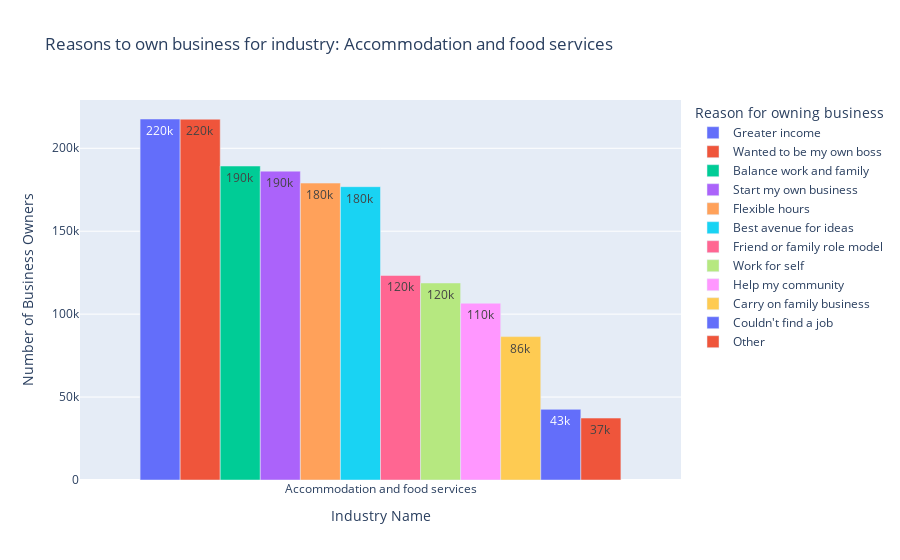
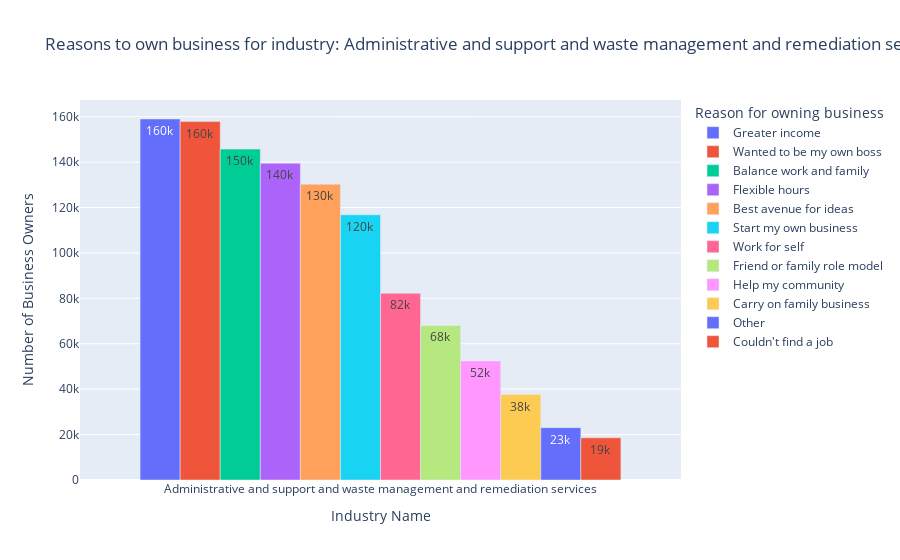
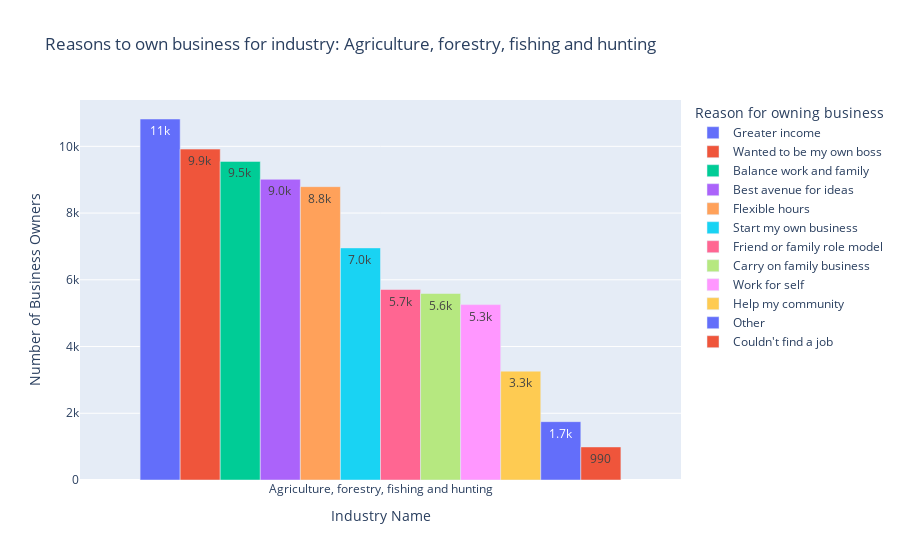
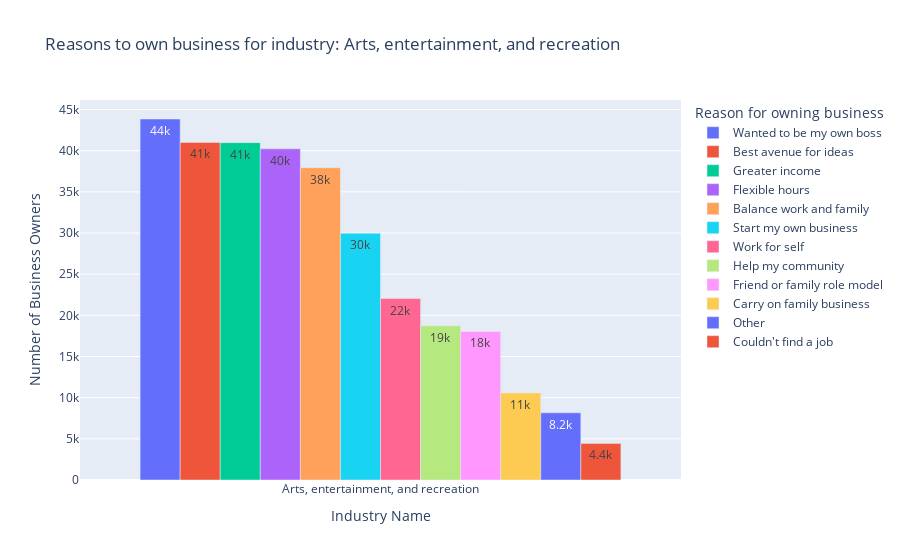

Notebook source saved alongside these figures, in order:
### Code cell
#plot each industry as its own bar chart
cols = df.columns
print(type(cols))

cols_list = [x for x in cols]

for i in df.index:
    tempdf = df[df.index == i]
    #print(type(tempdf))
    tempdf=tempdf.sort_values(by=i,axis=1,ascending=False)
    #print(tempdf)
    fig = px.bar(tempdf, title=f"Reasons to own business for industry: {i}",text_auto = '.2s',barmode='group', 
                 labels={"NAICS2017_LABEL":"Industry Name", "OWNCHAR_LABEL":"Reason for owning business","value":"Number of Business Owners"})
    # fig.update_layout(barmode='group', xaxis={'categoryorder':'total descending'})
    fig.show()

### Figure 1 — Plotly figure (JSON) as saved in the notebook; plotly's stock layout.template omitted (floating-point values rounded to 4 significant figures)
{"data": [{"alignmentgroup": "True", "hovertemplate": "Reason for owning business=Greater income<br>Industry Name=%{x}<br>Number of Business Owners=%{y}<extra></extra>", "legendgroup": "Greater income", "marker": {"color": "#636efa", "pattern": {"shape": ""}}, "name": "Greater income", "offsetgroup": "Greater income", "orientation": "v", "showlegend": true, "textposition": "auto", "texttemplate": "%{y:.2s}", "type": "bar", "x": ["Accommodation and food services"], "xaxis": "x", "y": [217657], "yaxis": "y"}, {"alignmentgroup": "True", "hovertemplate": "Reason for owning business=Wanted to be my own boss<br>Industry Name=%{x}<br>Number of Business Owners=%{y}<extra></extra>", "legendgroup": "Wanted to be my own boss", "marker": {"color": "#EF553B", "pattern": {"shape": ""}}, "name": "Wanted to be my own boss", "offsetgroup": "Wanted to be my own boss", "orientation": "v", "showlegend": true, "textposition": "auto", "texttemplate": "%{y:.2s}", "type": "bar", "x": ["Accommodation and food services"], "xaxis": "x", "y": [217539], "yaxis": "y"}, {"alignmentgroup": "True", "hovertemplate": "Reason for owning business=Balance work and family<br>Industry Name=%{x}<br>Number of Business Owners=%{y}<extra></extra>", "legendgroup": "Balance work and family", "marker": {"color": "#00cc96", "pattern": {"shape": ""}}, "name": "Balance work and family", "offsetgroup": "Balance work and family", "orientation": "v", "showlegend": true, "textposition": "auto", "texttemplate": "%{y:.2s}", "type": "bar", "x": ["Accommodation and food services"], "xaxis": "x", "y": [189302], "yaxis": "y"}, {"alignmentgroup": "True", "hovertemplate": "Reason for owning business=Start my own business<br>Industry Name=%{x}<br>Number of Business Owners=%{y}<extra></extra>", "legendgroup": "Start my own business", "marker": {"color": "#ab63fa", "pattern": {"shape": ""}}, "name": "Start my own business", "offsetgroup": "Start my own business", "orientation": "v", "showlegend": true, "textposition": "auto", "texttemplate": "%{y:.2s}", "type": "bar", "x": ["Accommodation and food services"], "xaxis": "x", "y": [186227], "yaxis": "y"}, {"alignmentgroup": "True", "hovertemplate": "Reason for owning business=Flexible hours<br>Industry Name=%{x}<br>Number of Business Owners=%{y}<extra></extra>", "legendgroup": "Flexible hours", "marker": {"color": "#FFA15A", "pattern": {"shape": ""}}, "name": "Flexible hours", "offsetgroup": "Flexible hours", "orientation": "v", "showlegend": true, "textposition": "auto", "texttemplate": "%{y:.2s}", "type": "bar", "x": ["Accommodation and food services"], "xaxis": "x", "y": [179016], "yaxis": "y"}, {"alignmentgroup": "True", "hovertemplate": "Reason for owning business=Best avenue for ideas<br>Industry Name=%{x}<br>Number of Business Owners=%{y}<extra></extra>", "legendgroup": "Best avenue for ideas", "marker": {"color": "#19d3f3", "pattern": {"shape": ""}}, "name": "Best avenue for ideas", "offsetgroup": "Best avenue for ideas", "orientation": "v", "showlegend": true, "textposition": "auto", "texttemplate": "%{y:.2s}", "type": "bar", "x": ["Accommodation and food services"], "xaxis": "x", "y": [176850], "yaxis": "y"}, {"alignmentgroup": "True", "hovertemplate": "Reason for owning business=Friend or family role model<br>Industry Name=%{x}<br>Number of Business Owners=%{y}<extra></extra>", "legendgroup": "Friend or family role model", "marker": {"color": "#FF6692", "pattern": {"shape": ""}}, "name": "Friend or family role model", "offsetgroup": "Friend or family role model", "orientation": "v", "showlegend": true, "textposition": "auto", "texttemplate": "%{y:.2s}", "type": "bar", "x": ["Accommodation and food services"], "xaxis": "x", "y": [123323], "yaxis": "y"}, {"alignmentgroup": "True", "hovertemplate": "Reason for owning business=Work for self<br>Industry Name=%{x}<br>Number of Business Owners=%{y}<extra></extra>", "legendgroup": "Work for self", "marker": {"color": "#B6E880", "pattern": {"shape": ""}}, "name": "Work for self", "offsetgroup": "Work for self", "orientation": "v", "showlegend": true, "textposition": "auto", "texttemplate": "%{y:.2s}", "type": "bar", "x": ["Accommodation and food services"], "xaxis": "x", "y": [118796], "yaxis": "y"}, {"alignmentgroup": "True", "hovertemplate": "Reason for owning business=Help my community<br>Industry Name=%{x}<br>Number of Business Owners=%{y}<extra></extra>", "legendgroup": "Help my community", "marker": {"color": "#FF97FF", "pattern": {"shape": ""}}, "name": "Help my community", "offsetgroup": "Help my community", "orientation": "v", "showlegend": true, "textposition": "auto", "texttemplate": "%{y:.2s}", "type": "bar", "x": ["Accommodation and food services"], "xaxis": "x", "y": [106602], "yaxis": "y"}, {"alignmentgroup": "True", "hovertemplate": "Reason for owning business=Carry on family business<br>Industry Name=%{x}<br>Number of Business Owners=%{y}<extra></extra>", "legendgroup": "Carry on family business", "marker": {"color": "#FECB52", "pattern": {"shape": ""}}, "name": "Carry on family business", "offsetgroup": "Carry on family business", "orientation": "v", "showlegend": true, "textposition": "auto", "texttemplate": "%{y:.2s}", "type": "bar", "x": ["Accommodation and food services"], "xaxis": "x", "y": [86454], "yaxis": "y"}, {"alignmentgroup": "True", "hovertemplate": "Reason for owning business=Couldn't find a job<br>Industry Name=%{x}<br>Number of Business Owners=%{y}<extra></extra>", "legendgroup": "Couldn't find a job", "marker": {"color": "#636efa", "pattern": {"shape": ""}}, "name": "Couldn't find a job", "offsetgroup": "Couldn't find a job", "orientation": "v", "showlegend": true, "textposition": "auto", "texttemplate": "%{y:.2s}", "type": "bar", "x": ["Accommodation and food services"], "xaxis": "x", "y": [42601], "yaxis": "y"}, {"alignmentgroup": "True", "hovertemplate": "Reason for owning business=Other<br>Industry Name=%{x}<br>Number of Business Owners=%{y}<extra></extra>", "legendgroup": "Other", "marker": {"color": "#EF553B", "pattern": {"shape": ""}}, "name": "Other", "offsetgroup": "Other", "orientation": "v", "showlegend": true, "textposition": "auto", "texttemplate": "%{y:.2s}", "type": "bar", "x": ["Accommodation and food services"], "xaxis": "x", "y": [37342], "yaxis": "y"}], "layout": {"barmode": "group", "legend": {"title": {"text": "Reason for owning business"}, "tracegroupgap": 0}, "title": {"text": "Reasons to own business for industry: Accommodation and food services"}, "xaxis": {"anchor": "y", "domain": [0, 1], "title": {"text": "Industry Name"}}, "yaxis": {"anchor": "x", "domain": [0, 1], "title": {"text": "Number of Business Owners"}}}}

### Figure 2 — Plotly figure (JSON) as saved in the notebook; plotly's stock layout.template omitted (floating-point values rounded to 4 significant figures)
{"data": [{"alignmentgroup": "True", "hovertemplate": "Reason for owning business=Greater income<br>Industry Name=%{x}<br>Number of Business Owners=%{y}<extra></extra>", "legendgroup": "Greater income", "marker": {"color": "#636efa", "pattern": {"shape": ""}}, "name": "Greater income", "offsetgroup": "Greater income", "orientation": "v", "showlegend": true, "textposition": "auto", "texttemplate": "%{y:.2s}", "type": "bar", "x": ["Administrative and support and waste management and remediation services"], "xaxis": "x", "y": [158977], "yaxis": "y"}, {"alignmentgroup": "True", "hovertemplate": "Reason for owning business=Wanted to be my own boss<br>Industry Name=%{x}<br>Number of Business Owners=%{y}<extra></extra>", "legendgroup": "Wanted to be my own boss", "marker": {"color": "#EF553B", "pattern": {"shape": ""}}, "name": "Wanted to be my own boss", "offsetgroup": "Wanted to be my own boss", "orientation": "v", "showlegend": true, "textposition": "auto", "texttemplate": "%{y:.2s}", "type": "bar", "x": ["Administrative and support and waste management and remediation services"], "xaxis": "x", "y": [157823], "yaxis": "y"}, {"alignmentgroup": "True", "hovertemplate": "Reason for owning business=Balance work and family<br>Industry Name=%{x}<br>Number of Business Owners=%{y}<extra></extra>", "legendgroup": "Balance work and family", "marker": {"color": "#00cc96", "pattern": {"shape": ""}}, "name": "Balance work and family", "offsetgroup": "Balance work and family", "orientation": "v", "showlegend": true, "textposition": "auto", "texttemplate": "%{y:.2s}", "type": "bar", "x": ["Administrative and support and waste management and remediation services"], "xaxis": "x", "y": [145728], "yaxis": "y"}, {"alignmentgroup": "True", "hovertemplate": "Reason for owning business=Flexible hours<br>Industry Name=%{x}<br>Number of Business Owners=%{y}<extra></extra>", "legendgroup": "Flexible hours", "marker": {"color": "#ab63fa", "pattern": {"shape": ""}}, "name": "Flexible hours", "offsetgroup": "Flexible hours", "orientation": "v", "showlegend": true, "textposition": "auto", "texttemplate": "%{y:.2s}", "type": "bar", "x": ["Administrative and support and waste management and remediation services"], "xaxis": "x", "y": [139506], "yaxis": "y"}, {"alignmentgroup": "True", "hovertemplate": "Reason for owning business=Best avenue for ideas<br>Industry Name=%{x}<br>Number of Business Owners=%{y}<extra></extra>", "legendgroup": "Best avenue for ideas", "marker": {"color": "#FFA15A", "pattern": {"shape": ""}}, "name": "Best avenue for ideas", "offsetgroup": "Best avenue for ideas", "orientation": "v", "showlegend": true, "textposition": "auto", "texttemplate": "%{y:.2s}", "type": "bar", "x": ["Administrative and support and waste management and remediation services"], "xaxis": "x", "y": [130290], "yaxis": "y"}, {"alignmentgroup": "True", "hovertemplate": "Reason for owning business=Start my own business<br>Industry Name=%{x}<br>Number of Business Owners=%{y}<extra></extra>", "legendgroup": "Start my own business", "marker": {"color": "#19d3f3", "pattern": {"shape": ""}}, "name": "Start my own business", "offsetgroup": "Start my own business", "orientation": "v", "showlegend": true, "textposition": "auto", "texttemplate": "%{y:.2s}", "type": "bar", "x": ["Administrative and support and waste management and remediation services"], "xaxis": "x", "y": [116772], "yaxis": "y"}, {"alignmentgroup": "True", "hovertemplate": "Reason for owning business=Work for self<br>Industry Name=%{x}<br>Number of Business Owners=%{y}<extra></extra>", "legendgroup": "Work for self", "marker": {"color": "#FF6692", "pattern": {"shape": ""}}, "name": "Work for self", "offsetgroup": "Work for self", "orientation": "v", "showlegend": true, "textposition": "auto", "texttemplate": "%{y:.2s}", "type": "bar", "x": ["Administrative and support and waste management and remediation services"], "xaxis": "x", "y": [82224], "yaxis": "y"}, {"alignmentgroup": "True", "hovertemplate": "Reason for owning business=Friend or family role model<br>Industry Name=%{x}<br>Number of Business Owners=%{y}<extra></extra>", "legendgroup": "Friend or family role model", "marker": {"color": "#B6E880", "pattern": {"shape": ""}}, "name": "Friend or family role model", "offsetgroup": "Friend or family role model", "orientation": "v", "showlegend": true, "textposition": "auto", "texttemplate": "%{y:.2s}", "type": "bar", "x": ["Administrative and support and waste management and remediation services"], "xaxis": "x", "y": [68044], "yaxis": "y"}, {"alignmentgroup": "True", "hovertemplate": "Reason for owning business=Help my community<br>Industry Name=%{x}<br>Number of Business Owners=%{y}<extra></extra>", "legendgroup": "Help my community", "marker": {"color": "#FF97FF", "pattern": {"shape": ""}}, "name": "Help my community", "offsetgroup": "Help my community", "orientation": "v", "showlegend": true, "textposition": "auto", "texttemplate": "%{y:.2s}", "type": "bar", "x": ["Administrative and support and waste management and remediation services"], "xaxis": "x", "y": [52441], "yaxis": "y"}, {"alignmentgroup": "True", "hovertemplate": "Reason for owning business=Carry on family business<br>Industry Name=%{x}<br>Number of Business Owners=%{y}<extra></extra>", "legendgroup": "Carry on family business", "marker": {"color": "#FECB52", "pattern": {"shape": ""}}, "name": "Carry on family business", "offsetgroup": "Carry on family business", "orientation": "v", "showlegend": true, "textposition": "auto", "texttemplate": "%{y:.2s}", "type": "bar", "x": ["Administrative and support and waste management and remediation services"], "xaxis": "x", "y": [37625], "yaxis": "y"}, {"alignmentgroup": "True", "hovertemplate": "Reason for owning business=Other<br>Industry Name=%{x}<br>Number of Business Owners=%{y}<extra></extra>", "legendgroup": "Other", "marker": {"color": "#636efa", "pattern": {"shape": ""}}, "name": "Other", "offsetgroup": "Other", "orientation": "v", "showlegend": true, "textposition": "auto", "texttemplate": "%{y:.2s}", "type": "bar", "x": ["Administrative and support and waste management and remediation services"], "xaxis": "x", "y": [23060], "yaxis": "y"}, {"alignmentgroup": "True", "hovertemplate": "Reason for owning business=Couldn't find a job<br>Industry Name=%{x}<br>Number of Business Owners=%{y}<extra></extra>", "legendgroup": "Couldn't find a job", "marker": {"color": "#EF553B", "pattern": {"shape": ""}}, "name": "Couldn't find a job", "offsetgroup": "Couldn't find a job", "orientation": "v", "showlegend": true, "textposition": "auto", "texttemplate": "%{y:.2s}", "type": "bar", "x": ["Administrative and support and waste management and remediation services"], "xaxis": "x", "y": [18578], "yaxis": "y"}], "layout": {"barmode": "group", "legend": {"title": {"text": "Reason for owning business"}, "tracegroupgap": 0}, "title": {"text": "Reasons to own business for industry: Administrative and support and waste management and remediation services"}, "xaxis": {"anchor": "y", "domain": [0, 1], "title": {"text": "Industry Name"}}, "yaxis": {"anchor": "x", "domain": [0, 1], "title": {"text": "Number of Business Owners"}}}}

### Figure 3 — Plotly figure (JSON) as saved in the notebook; plotly's stock layout.template omitted (floating-point values rounded to 4 significant figures)
{"data": [{"alignmentgroup": "True", "hovertemplate": "Reason for owning business=Greater income<br>Industry Name=%{x}<br>Number of Business Owners=%{y}<extra></extra>", "legendgroup": "Greater income", "marker": {"color": "#636efa", "pattern": {"shape": ""}}, "name": "Greater income", "offsetgroup": "Greater income", "orientation": "v", "showlegend": true, "textposition": "auto", "texttemplate": "%{y:.2s}", "type": "bar", "x": ["Agriculture, forestry, fishing and hunting"], "xaxis": "x", "y": [10819], "yaxis": "y"}, {"alignmentgroup": "True", "hovertemplate": "Reason for owning business=Wanted to be my own boss<br>Industry Name=%{x}<br>Number of Business Owners=%{y}<extra></extra>", "legendgroup": "Wanted to be my own boss", "marker": {"color": "#EF553B", "pattern": {"shape": ""}}, "name": "Wanted to be my own boss", "offsetgroup": "Wanted to be my own boss", "orientation": "v", "showlegend": true, "textposition": "auto", "texttemplate": "%{y:.2s}", "type": "bar", "x": ["Agriculture, forestry, fishing and hunting"], "xaxis": "x", "y": [9917], "yaxis": "y"}, {"alignmentgroup": "True", "hovertemplate": "Reason for owning business=Balance work and family<br>Industry Name=%{x}<br>Number of Business Owners=%{y}<extra></extra>", "legendgroup": "Balance work and family", "marker": {"color": "#00cc96", "pattern": {"shape": ""}}, "name": "Balance work and family", "offsetgroup": "Balance work and family", "orientation": "v", "showlegend": true, "textposition": "auto", "texttemplate": "%{y:.2s}", "type": "bar", "x": ["Agriculture, forestry, fishing and hunting"], "xaxis": "x", "y": [9549], "yaxis": "y"}, {"alignmentgroup": "True", "hovertemplate": "Reason for owning business=Best avenue for ideas<br>Industry Name=%{x}<br>Number of Business Owners=%{y}<extra></extra>", "legendgroup": "Best avenue for ideas", "marker": {"color": "#ab63fa", "pattern": {"shape": ""}}, "name": "Best avenue for ideas", "offsetgroup": "Best avenue for ideas", "orientation": "v", "showlegend": true, "textposition": "auto", "texttemplate": "%{y:.2s}", "type": "bar", "x": ["Agriculture, forestry, fishing and hunting"], "xaxis": "x", "y": [9012], "yaxis": "y"}, {"alignmentgroup": "True", "hovertemplate": "Reason for owning business=Flexible hours<br>Industry Name=%{x}<br>Number of Business Owners=%{y}<extra></extra>", "legendgroup": "Flexible hours", "marker": {"color": "#FFA15A", "pattern": {"shape": ""}}, "name": "Flexible hours", "offsetgroup": "Flexible hours", "orientation": "v", "showlegend": true, "textposition": "auto", "texttemplate": "%{y:.2s}", "type": "bar", "x": ["Agriculture, forestry, fishing and hunting"], "xaxis": "x", "y": [8791], "yaxis": "y"}, {"alignmentgroup": "True", "hovertemplate": "Reason for owning business=Start my own business<br>Industry Name=%{x}<br>Number of Business Owners=%{y}<extra></extra>", "legendgroup": "Start my own business", "marker": {"color": "#19d3f3", "pattern": {"shape": ""}}, "name": "Start my own business", "offsetgroup": "Start my own business", "orientation": "v", "showlegend": true, "textposition": "auto", "texttemplate": "%{y:.2s}", "type": "bar", "x": ["Agriculture, forestry, fishing and hunting"], "xaxis": "x", "y": [6956], "yaxis": "y"}, {"alignmentgroup": "True", "hovertemplate": "Reason for owning business=Friend or family role model<br>Industry Name=%{x}<br>Number of Business Owners=%{y}<extra></extra>", "legendgroup": "Friend or family role model", "marker": {"color": "#FF6692", "pattern": {"shape": ""}}, "name": "Friend or family role model", "offsetgroup": "Friend or family role model", "orientation": "v", "showlegend": true, "textposition": "auto", "texttemplate": "%{y:.2s}", "type": "bar", "x": ["Agriculture, forestry, fishing and hunting"], "xaxis": "x", "y": [5709], "yaxis": "y"}, {"alignmentgroup": "True", "hovertemplate": "Reason for owning business=Carry on family business<br>Industry Name=%{x}<br>Number of Business Owners=%{y}<extra></extra>", "legendgroup": "Carry on family business", "marker": {"color": "#B6E880", "pattern": {"shape": ""}}, "name": "Carry on family business", "offsetgroup": "Carry on family business", "orientation": "v", "showlegend": true, "textposition": "auto", "texttemplate": "%{y:.2s}", "type": "bar", "x": ["Agriculture, forestry, fishing and hunting"], "xaxis": "x", "y": [5589], "yaxis": "y"}, {"alignmentgroup": "True", "hovertemplate": "Reason for owning business=Work for self<br>Industry Name=%{x}<br>Number of Business Owners=%{y}<extra></extra>", "legendgroup": "Work for self", "marker": {"color": "#FF97FF", "pattern": {"shape": ""}}, "name": "Work for self", "offsetgroup": "Work for self", "orientation": "v", "showlegend": true, "textposition": "auto", "texttemplate": "%{y:.2s}", "type": "bar", "x": ["Agriculture, forestry, fishing and hunting"], "xaxis": "x", "y": [5256], "yaxis": "y"}, {"alignmentgroup": "True", "hovertemplate": "Reason for owning business=Help my community<br>Industry Name=%{x}<br>Number of Business Owners=%{y}<extra></extra>", "legendgroup": "Help my community", "marker": {"color": "#FECB52", "pattern": {"shape": ""}}, "name": "Help my community", "offsetgroup": "Help my community", "orientation": "v", "showlegend": true, "textposition": "auto", "texttemplate": "%{y:.2s}", "type": "bar", "x": ["Agriculture, forestry, fishing and hunting"], "xaxis": "x", "y": [3262], "yaxis": "y"}, {"alignmentgroup": "True", "hovertemplate": "Reason for owning business=Other<br>Industry Name=%{x}<br>Number of Business Owners=%{y}<extra></extra>", "legendgroup": "Other", "marker": {"color": "#636efa", "pattern": {"shape": ""}}, "name": "Other", "offsetgroup": "Other", "orientation": "v", "showlegend": true, "textposition": "auto", "texttemplate": "%{y:.2s}", "type": "bar", "x": ["Agriculture, forestry, fishing and hunting"], "xaxis": "x", "y": [1748], "yaxis": "y"}, {"alignmentgroup": "True", "hovertemplate": "Reason for owning business=Couldn't find a job<br>Industry Name=%{x}<br>Number of Business Owners=%{y}<extra></extra>", "legendgroup": "Couldn't find a job", "marker": {"color": "#EF553B", "pattern": {"shape": ""}}, "name": "Couldn't find a job", "offsetgroup": "Couldn't find a job", "orientation": "v", "showlegend": true, "textposition": "auto", "texttemplate": "%{y:.2s}", "type": "bar", "x": ["Agriculture, forestry, fishing and hunting"], "xaxis": "x", "y": [991], "yaxis": "y"}], "layout": {"barmode": "group", "legend": {"title": {"text": "Reason for owning business"}, "tracegroupgap": 0}, "title": {"text": "Reasons to own business for industry: Agriculture, forestry, fishing and hunting"}, "xaxis": {"anchor": "y", "domain": [0, 1], "title": {"text": "Industry Name"}}, "yaxis": {"anchor": "x", "domain": [0, 1], "title": {"text": "Number of Business Owners"}}}}

### Figure 4 — Plotly figure (JSON) as saved in the notebook; plotly's stock layout.template omitted (floating-point values rounded to 4 significant figures)
{"data": [{"alignmentgroup": "True", "hovertemplate": "Reason for owning business=Wanted to be my own boss<br>Industry Name=%{x}<br>Number of Business Owners=%{y}<extra></extra>", "legendgroup": "Wanted to be my own boss", "marker": {"color": "#636efa", "pattern": {"shape": ""}}, "name": "Wanted to be my own boss", "offsetgroup": "Wanted to be my own boss", "orientation": "v", "showlegend": true, "textposition": "auto", "texttemplate": "%{y:.2s}", "type": "bar", "x": ["Arts, entertainment, and recreation"], "xaxis": "x", "y": [43850], "yaxis": "y"}, {"alignmentgroup": "True", "hovertemplate": "Reason for owning business=Best avenue for ideas<br>Industry Name=%{x}<br>Number of Business Owners=%{y}<extra></extra>", "legendgroup": "Best avenue for ideas", "marker": {"color": "#EF553B", "pattern": {"shape": ""}}, "name": "Best avenue for ideas", "offsetgroup": "Best avenue for ideas", "orientation": "v", "showlegend": true, "textposition": "auto", "texttemplate": "%{y:.2s}", "type": "bar", "x": ["Arts, entertainment, and recreation"], "xaxis": "x", "y": [41007], "yaxis": "y"}, {"alignmentgroup": "True", "hovertemplate": "Reason for owning business=Greater income<br>Industry Name=%{x}<br>Number of Business Owners=%{y}<extra></extra>", "legendgroup": "Greater income", "marker": {"color": "#00cc96", "pattern": {"shape": ""}}, "name": "Greater income", "offsetgroup": "Greater income", "orientation": "v", "showlegend": true, "textposition": "auto", "texttemplate": "%{y:.2s}", "type": "bar", "x": ["Arts, entertainment, and recreation"], "xaxis": "x", "y": [40979], "yaxis": "y"}, {"alignmentgroup": "True", "hovertemplate": "Reason for owning business=Flexible hours<br>Industry Name=%{x}<br>Number of Business Owners=%{y}<extra></extra>", "legendgroup": "Flexible hours", "marker": {"color": "#ab63fa", "pattern": {"shape": ""}}, "name": "Flexible hours", "offsetgroup": "Flexible hours", "orientation": "v", "showlegend": true, "textposition": "auto", "texttemplate": "%{y:.2s}", "type": "bar", "x": ["Arts, entertainment, and recreation"], "xaxis": "x", "y": [40228], "yaxis": "y"}, {"alignmentgroup": "True", "hovertemplate": "Reason for owning business=Balance work and family<br>Industry Name=%{x}<br>Number of Business Owners=%{y}<extra></extra>", "legendgroup": "Balance work and family", "marker": {"color": "#FFA15A", "pattern": {"shape": ""}}, "name": "Balance work and family", "offsetgroup": "Balance work and family", "orientation": "v", "showlegend": true, "textposition": "auto", "texttemplate": "%{y:.2s}", "type": "bar", "x": ["Arts, entertainment, and recreation"], "xaxis": "x", "y": [37927], "yaxis": "y"}, {"alignmentgroup": "True", "hovertemplate": "Reason for owning business=Start my own business<br>Industry Name=%{x}<br>Number of Business Owners=%{y}<extra></extra>", "legendgroup": "Start my own business", "marker": {"color": "#19d3f3", "pattern": {"shape": ""}}, "name": "Start my own business", "offsetgroup": "Start my own business", "orientation": "v", "showlegend": true, "textposition": "auto", "texttemplate": "%{y:.2s}", "type": "bar", "x": ["Arts, entertainment, and recreation"], "xaxis": "x", "y": [29980], "yaxis": "y"}, {"alignmentgroup": "True", "hovertemplate": "Reason for owning business=Work for self<br>Industry Name=%{x}<br>Number of Business Owners=%{y}<extra></extra>", "legendgroup": "Work for self", "marker": {"color": "#FF6692", "pattern": {"shape": ""}}, "name": "Work for self", "offsetgroup": "Work for self", "orientation": "v", "showlegend": true, "textposition": "auto", "texttemplate": "%{y:.2s}", "type": "bar", "x": ["Arts, entertainment, and recreation"], "xaxis": "x", "y": [22042], "yaxis": "y"}, {"alignmentgroup": "True", "hovertemplate": "Reason for owning business=Help my community<br>Industry Name=%{x}<br>Number of Business Owners=%{y}<extra></extra>", "legendgroup": "Help my community", "marker": {"color": "#B6E880", "pattern": {"shape": ""}}, "name": "Help my community", "offsetgroup": "Help my community", "orientation": "v", "showlegend": true, "textposition": "auto", "texttemplate": "%{y:.2s}", "type": "bar", "x": ["Arts, entertainment, and recreation"], "xaxis": "x", "y": [18726], "yaxis": "y"}, {"alignmentgroup": "True", "hovertemplate": "Reason for owning business=Friend or family role model<br>Industry Name=%{x}<br>Number of Business Owners=%{y}<extra></extra>", "legendgroup": "Friend or family role model", "marker": {"color": "#FF97FF", "pattern": {"shape": ""}}, "name": "Friend or family role model", "offsetgroup": "Friend or family role model", "orientation": "v", "showlegend": true, "textposition": "auto", "texttemplate": "%{y:.2s}", "type": "bar", "x": ["Arts, entertainment, and recreation"], "xaxis": "x", "y": [18043], "yaxis": "y"}, {"alignmentgroup": "True", "hovertemplate": "Reason for owning business=Carry on family business<br>Industry Name=%{x}<br>Number of Business Owners=%{y}<extra></extra>", "legendgroup": "Carry on family business", "marker": {"color": "#FECB52", "pattern": {"shape": ""}}, "name": "Carry on family business", "offsetgroup": "Carry on family business", "orientation": "v", "showlegend": true, "textposition": "auto", "texttemplate": "%{y:.2s}", "type": "bar", "x": ["Arts, entertainment, and recreation"], "xaxis": "x", "y": [10580], "yaxis": "y"}, {"alignmentgroup": "True", "hovertemplate": "Reason for owning business=Other<br>Industry Name=%{x}<br>Number of Business Owners=%{y}<extra></extra>", "legendgroup": "Other", "marker": {"color": "#636efa", "pattern": {"shape": ""}}, "name": "Other", "offsetgroup": "Other", "orientation": "v", "showlegend": true, "textposition": "auto", "texttemplate": "%{y:.2s}", "type": "bar", "x": ["Arts, entertainment, and recreation"], "xaxis": "x", "y": [8163], "yaxis": "y"}, {"alignmentgroup": "True", "hovertemplate": "Reason for owning business=Couldn't find a job<br>Industry Name=%{x}<br>Number of Business Owners=%{y}<extra></extra>", "legendgroup": "Couldn't find a job", "marker": {"color": "#EF553B", "pattern": {"shape": ""}}, "name": "Couldn't find a job", "offsetgroup": "Couldn't find a job", "orientation": "v", "showlegend": true, "textposition": "auto", "texttemplate": "%{y:.2s}", "type": "bar", "x": ["Arts, entertainment, and recreation"], "xaxis": "x", "y": [4448], "yaxis": "y"}], "layout": {"barmode": "group", "legend": {"title": {"text": "Reason for owning business"}, "tracegroupgap": 0}, "title": {"text": "Reasons to own business for industry: Arts, entertainment, and recreation"}, "xaxis": {"anchor": "y", "domain": [0, 1], "title": {"text": "Industry Name"}}, "yaxis": {"anchor": "x", "domain": [0, 1], "title": {"text": "Number of Business Owners"}}}}
